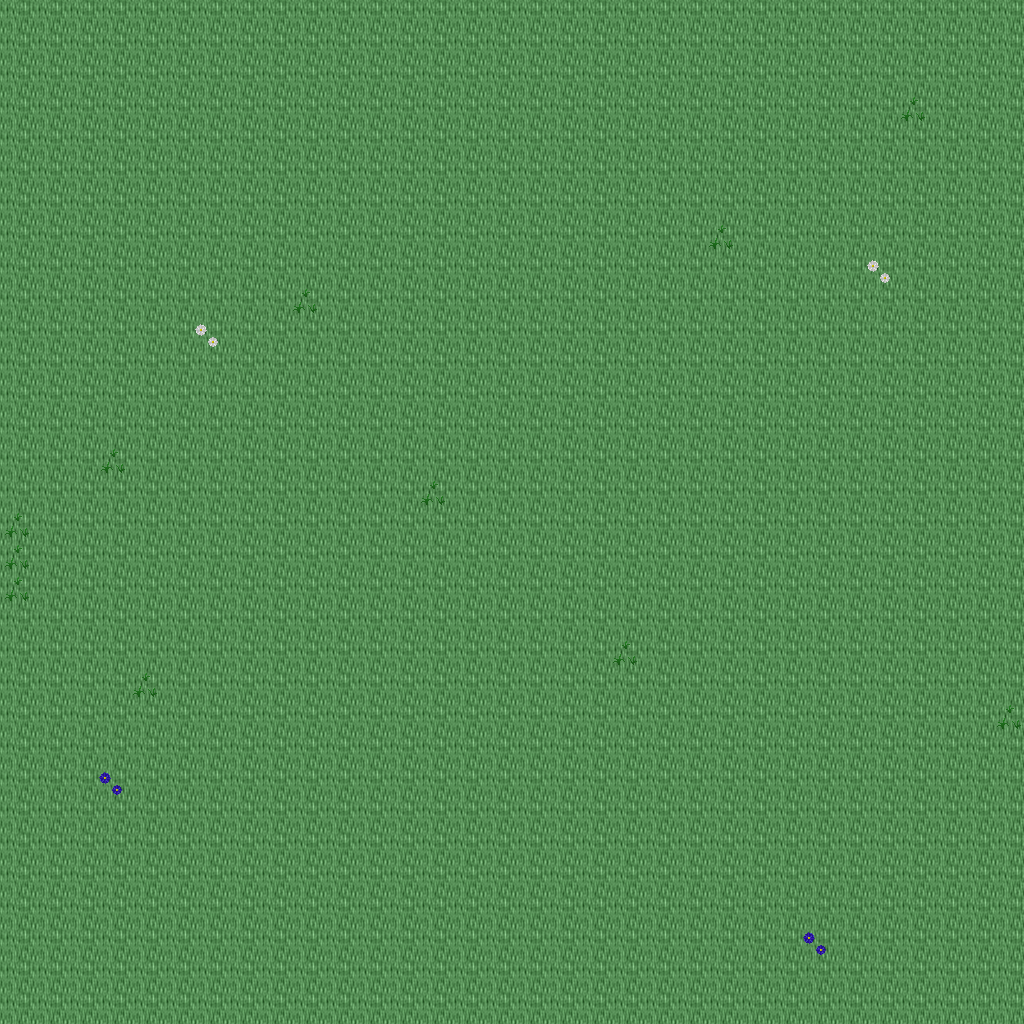

Below is a game level as drawn by its tile map, then a one-line description and the .tmx that defines it (tile-layer data replaced by summaries):
An orthogonal 32x32 tile map with 32x32 px tiles, 5 tile layers (Ground, Objects, Objects2, Above, ...), 1 hidden layer not drawn, 44 tilesets.

<map version="1.10" tiledversion="1.11.0" orientation="orthogonal" renderorder="right-down" width="32" height="32" tilewidth="32" tileheight="32" infinite="0" nextlayerid="11" nextobjectid="1">
 <tileset firstgid="1" name="logic_item_mushroom" tilewidth="32" tileheight="32" tilecount="6" columns="6">
  <image source="../drawable/logic_item_mushroom.png" width="192" height="32" />
 </tileset>
 <tileset firstgid="7" name="plant_tree_chestnut_tree" tilewidth="32" tileheight="32" tilecount="20" columns="4">
  <image source="../drawable/plant_tree_chestnut_tree.png" width="128" height="160" />
 </tileset>
 <tileset firstgid="27" name="plant_tree_oak_tree" tilewidth="32" tileheight="32" tilecount="20" columns="4">
  <image source="../drawable/plant_tree_oak_tree.png" width="128" height="160" />
 </tileset>
 <tileset firstgid="47" name="building_fence_stone_fence_white" tilewidth="32" tileheight="32" tilecount="9" columns="3">
  <image source="../drawable/building_fence_stone_fence_white.png" width="96" height="96" />
 </tileset>
 <tileset firstgid="56" name="building_gnome_homes" tilewidth="32" tileheight="32" tilecount="48" columns="6">
  <image source="../drawable/building_gnome_homes.png" width="192" height="256" />
 </tileset>
 <tileset firstgid="104" name="logic_creature_gnome" tilewidth="32" tileheight="32" tilecount="6" columns="6">
  <image source="../drawable/logic_creature_gnome.png" width="192" height="32" />
 </tileset>
 <tileset firstgid="110" name="logic_item_vegetable" tilewidth="32" tileheight="32" tilecount="16" columns="8">
  <image source="../drawable/logic_item_vegetable.png" width="256" height="64" />
 </tileset>
 <tileset firstgid="126" name="plant_stump_small_stump" tilewidth="32" tileheight="32" tilecount="4" columns="2">
  <image source="../drawable/plant_stump_small_stump.png" width="64" height="64" />
 </tileset>
 <tileset firstgid="130" name="object_birds" tilewidth="32" tileheight="32" tilecount="4" columns="2">
  <image source="../drawable/object_birds.png" width="64" height="64" />
 </tileset>
 <tileset firstgid="134" name="ground_earth_edges" tilewidth="32" tileheight="32" tilecount="18" columns="6">
  <image source="../drawable/ground_earth_edges.png" width="192" height="96" />
 </tileset>
 <tileset firstgid="152" name="ground_grass_corners" tilewidth="32" tileheight="32" tilecount="24" columns="6">
  <image source="../drawable/ground_grass_corners.png" width="192" height="128" />
 </tileset>
 <tileset firstgid="176" name="building_fence_fence_chunky" tilewidth="32" tileheight="32" tilecount="21" columns="3">
  <image source="../drawable/building_fence_fence_chunky.png" width="96" height="224" />
 </tileset>
 <tileset firstgid="197" name="plant_bush_hosta" tilewidth="32" tileheight="32" tilecount="9" columns="3">
  <image source="../drawable/plant_bush_hosta.png" width="96" height="96" />
 </tileset>
 <tileset firstgid="206" name="plant_tree_maple_tree" tilewidth="32" tileheight="32" tilecount="72" columns="8">
  <image source="../drawable/plant_tree_maple_tree.png" width="256" height="288" />
 </tileset>
 <tileset firstgid="278" name="ground_ground" tilewidth="32" tileheight="32" tilecount="33" columns="3">
  <image source="../drawable/ground_ground.png" width="96" height="352" />
 </tileset>
 <tileset firstgid="311" name="ground_ground_2" tilewidth="32" tileheight="32" tilecount="4" columns="4">
  <image source="../drawable/ground_ground_2.png" width="128" height="32" />
 </tileset>
 <tileset firstgid="315" name="ground_ridge_earth_dark" tilewidth="32" tileheight="32" tilecount="96" columns="12">
  <image source="../drawable/ground_ridge_earth_dark.png" width="384" height="256" />
 </tileset>
 <tileset firstgid="411" name="plant_grasses" tilewidth="32" tileheight="32" tilecount="6" columns="3">
  <image source="../drawable/plant_grasses.png" width="96" height="64" />
 </tileset>
 <tileset firstgid="417" name="ground_grass_edges" tilewidth="32" tileheight="32" tilecount="36" columns="12">
  <image source="../drawable/ground_grass_edges.png" width="384" height="96" />
 </tileset>
 <tileset firstgid="453" name="ground_green_paving" tilewidth="32" tileheight="32" tilecount="18" columns="3">
  <image source="../drawable/ground_green_paving.png" width="96" height="192" />
 </tileset>
 <tileset firstgid="471" name="ground_rock_pebbles" tilewidth="32" tileheight="32" tilecount="3" columns="1">
  <image source="../drawable/ground_rock_pebbles.png" width="32" height="96" />
 </tileset>
 <tileset firstgid="474" name="plant_flower_daisy_white" tilewidth="32" tileheight="32" tilecount="8" columns="2">
  <image source="../drawable/plant_flower_daisy_white.png" width="64" height="128" />
 </tileset>
 <tileset firstgid="482" name="plant_flower_daisy_blue" tilewidth="32" tileheight="32" tilecount="8" columns="2">
  <image source="../drawable/plant_flower_daisy_blue.png" width="64" height="128" />
 </tileset>
 <tileset firstgid="490" name="ground_ladder_vertical_dark" tilewidth="32" tileheight="32" tilecount="3" columns="3">
  <image source="../drawable/ground_ladder_vertical_dark.png" width="96" height="32" />
 </tileset>
 <tileset firstgid="493" name="plant_tree_tree_darkgreen" tilewidth="32" tileheight="32" tilecount="88" columns="8">
  <image source="../drawable/plant_tree_tree_darkgreen.png" width="256" height="352" />
 </tileset>
 <tileset firstgid="581" name="ground_rock_rock_cluster" tilewidth="32" tileheight="32" tilecount="6" columns="3">
  <image source="../drawable/ground_rock_rock_cluster.png" width="96" height="64" />
 </tileset>
 <tileset firstgid="587" name="ground_grass_corners" tilewidth="32" tileheight="32" tilecount="24" columns="6">
  <image source="../drawable/ground_grass_corners.png" width="192" height="128" />
 </tileset>
 <tileset firstgid="611" name="plant_bush_bushes" tilewidth="32" tileheight="32" tilecount="10" columns="5">
  <image source="../drawable/plant_bush_bushes.png" width="160" height="64" />
 </tileset>
 <tileset firstgid="621" name="plant_vine" tilewidth="32" tileheight="32" tilecount="3" columns="1">
  <image source="../drawable/plant_vine.png" width="32" height="96" />
 </tileset>
 <tileset firstgid="624" name="ground_ladder_horizontal_dark" tilewidth="32" tileheight="32" tilecount="3" columns="1">
  <image source="../drawable/ground_ladder_horizontal_dark.png" width="32" height="96" />
 </tileset>
 <tileset firstgid="627" name="logic_collision" tilewidth="32" tileheight="32" tilecount="1" columns="1">
  <image source="../drawable/logic_collision.png" width="32" height="32" />
 </tileset>
 <tileset firstgid="628" name="plant_tree_fir_trees" tilewidth="32" tileheight="32" tilecount="24" columns="6">
  <image source="../drawable/plant_tree_fir_trees.png" width="192" height="128" />
 </tileset>
 <tileset firstgid="652" name="plant_mosses" tilewidth="32" tileheight="32" tilecount="16" columns="4">
  <image source="../drawable/plant_mosses.png" width="128" height="128" />
 </tileset>
 <tileset firstgid="668" name="plant_mushroom3" tilewidth="32" tileheight="32" tilecount="2" columns="2">
  <image source="../drawable/plant_mushroom3.png" width="64" height="32" />
 </tileset>
 <tileset firstgid="670" name="building_wizards_tower" tilewidth="32" tileheight="32" tilecount="252" columns="9">
  <image source="../drawable/building_wizards_tower.png" width="288" height="896" />
 </tileset>
 <tileset firstgid="922" name="plant_tree_evergreen" tilewidth="32" tileheight="32" tilecount="36" columns="3">
  <image source="../drawable/plant_tree_evergreen.png" width="96" height="384" />
 </tileset>
 <tileset firstgid="958" name="logic_portal" tilewidth="32" tileheight="32" tilecount="24" columns="8">
  <image source="../drawable/logic_portal.png" width="256" height="96" />
 </tileset>
 <tileset firstgid="982" name="logic_protection" tilewidth="32" tileheight="32" tilecount="2" columns="2">
  <image source="../drawable/logic_protection.png" width="64" height="32" />
 </tileset>
 <tileset firstgid="984" name="logic_item_herb" tilewidth="32" tileheight="32" tilecount="5" columns="5">
  <image source="../drawable/logic_item_herb.png" width="160" height="32" />
 </tileset>
 <tileset firstgid="989" name="plant_bush_large_green" tilewidth="32" tileheight="32" tilecount="9" columns="3">
  <image source="../drawable/plant_bush_large_green.png" width="96" height="96" />
 </tileset>
 <tileset firstgid="998" name="light_dim_light_5x5" tilewidth="32" tileheight="32" tilecount="25" columns="5">
  <image source="../drawable/light_dim_light_5x5.png" width="160" height="160" />
 </tileset>
 <tileset firstgid="1023" name="furniture_light_small_oil_lamp" tilewidth="32" tileheight="32" tilecount="8" columns="2">
  <image source="../drawable/furniture_light_small_oil_lamp.png" width="64" height="128" />
 </tileset>
 <tileset firstgid="1031" name="item_banners_flag" tilewidth="32" tileheight="32" tilecount="12" columns="3">
  <image source="../drawable/item_banners_flag.png" width="96" height="128" />
 </tileset>
 <tileset firstgid="1043" name="item_flagpole" tilewidth="32" tileheight="32" tilecount="3" columns="1">
  <image source="../drawable/item_flagpole.png" width="32" height="96" />
 </tileset>
 <layer id="1" name="Ground" width="32" height="32">
  <data>[1024 cells, 1024 non-empty, 1 distinct tile ids]</data>
 </layer>
 <layer id="2" name="Objects" width="32" height="32">
  <data>[1024 cells, 11 non-empty, 1 distinct tile ids]</data>
 </layer>
 <layer id="3" name="Objects2" width="32" height="32">
  <data>[1024 cells, 4 non-empty, 2 distinct tile ids]</data>
 </layer>
 <layer id="4" name="Above" width="32" height="32">
  <data>[1024 cells, 0 non-empty, 0 distinct tile ids]</data>
 </layer>
 <layer id="5" name="Above2" width="32" height="32">
  <data>[1024 cells, 0 non-empty, 0 distinct tile ids]</data>
 </layer>
 <layer id="6" name="Walkable" width="32" height="32" visible="0">
  <data>[1024 cells, 0 non-empty, 0 distinct tile ids]</data>
 </layer>
 <objectgroup id="7" name="Mapevents" />
 <objectgroup id="8" name="Spawn" />
 <objectgroup id="9" name="Keys" />
 <objectgroup id="10" name="Replace" />
</map>
